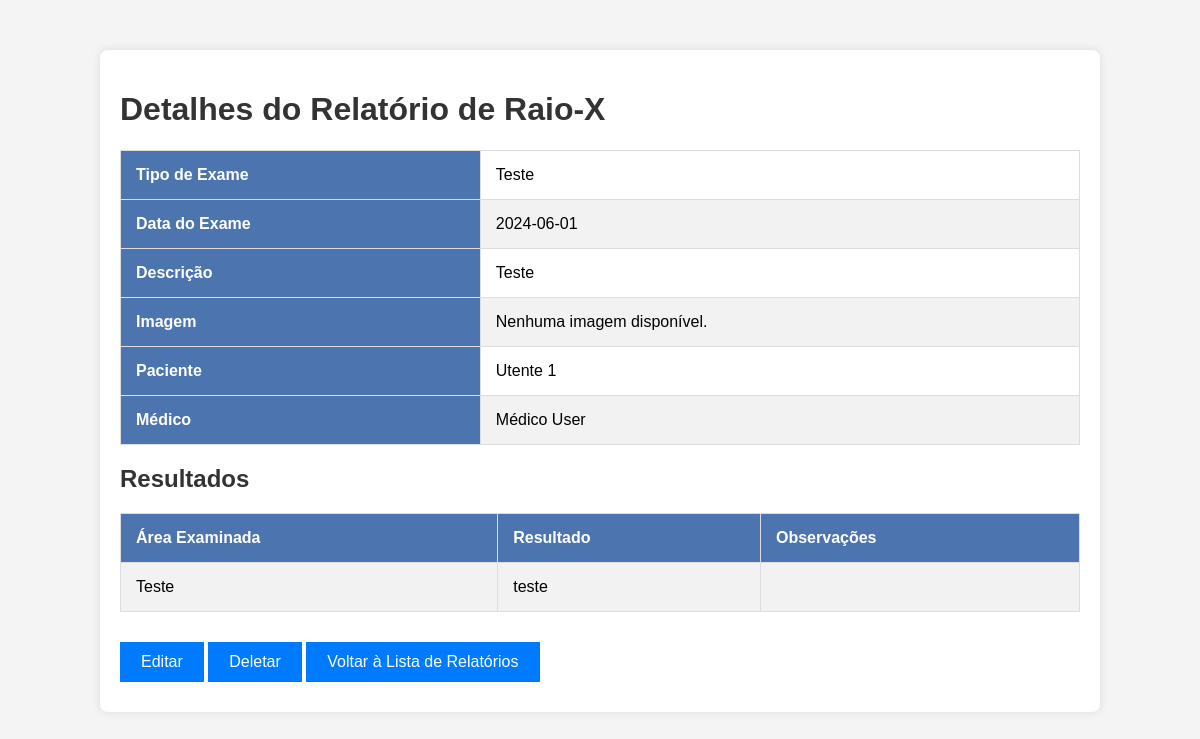
Page /relatorio/1 (signed in) on the earlier database version.
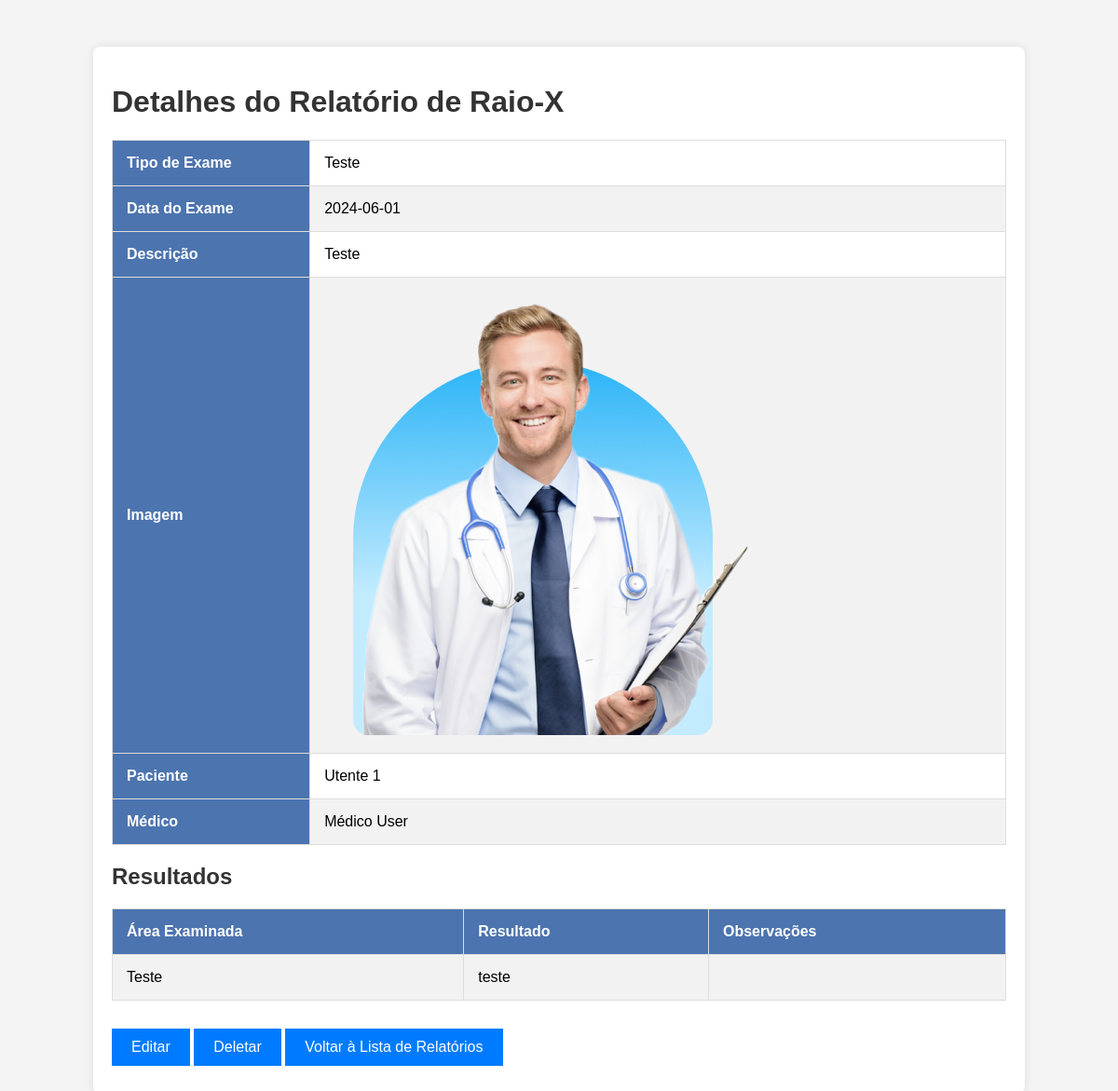
Same page on the later database version.
### app/models.py (models this page shows, shortened)
class RelatorioRaioX(db.Model):
    __tablename__ = 'relatorio_raiox'
    id = db.Column(db.Integer, primary_key=True, autoincrement=True)
    tipo_exame = db.Column(db.String(100), nullable=False)
    data_exame = db.Column(db.Date, nullable=False)
    descricao = db.Column(db.String(255), nullable=False)
    imagem_url = db.Column(db.String(255), nullable=True)
    paciente_id = db.Column(db.Integer, db.ForeignKey('UserInfo.user_id'), nullable=False)
    medico_id = db.Column(db.Integer, db.ForeignKey('User.id'), nullable=False)
    paciente = db.relationship('UserInfo', back_populates='relatorios_paciente', foreign_keys=[paciente_id])
    medico = db.relationship('User', back_populates='relatorios_medico', foreign_keys=[medico_id])
    resultados = db.relationship('Resultado', back_populates='relatorio', cascade="all, delete-orphan")

### app/routes.py (the view)
@main.route('/relatorio/<int:id>')
@roles_required('Utente', 'Administrador', 'Médico', 'TSDT')
def relatorio_detail(id):
    relatorio = RelatorioRaioX.query.get_or_404(id)
    user_id = session['user']['id']
    user = User.query.get_or_404(user_id)
    return render_template('relatorio_detail.html', relatorio=relatorio, user=user)

### app/routes.py (called while the page is built)
def roles_required(*roles):
    def wrapper(fn):
        @wraps(fn)
        def decorated_view(*args, **kwargs):
            if 'user' not in session:
                flash('Por favor, faça login para acessar esta página.', 'warning')
                return redirect(url_for('main.login'))
            if session['user']['role'] not in roles:
                flash('Você não tem permissão para acessar esta página.', 'danger')
                return redirect(url_for('main.home'))
            return fn(*args, **kwargs)
        decorated_view.__name__ = fn.__name__
        return decorated_view
    return wrapper

### app/templates/relatorio_detail.html (shortened to what this page needs)
<!DOCTYPE html>
<html lang="en">
<head>
    <link rel="stylesheet" type="text/css" href="{{ url_for('static', filename='css/style.css') }}">
</head>
<body>
    <div class="container">
        <h1>Detalhes do Relatório de Raio-X</h1>
        <table class="info-table">
            <tr>
                <th>Tipo de Exame</th>
                <td>{{ relatorio.tipo_exame }}</td>
            </tr>
            <tr>
                <th>Data do Exame</th>
                <td>{{ relatorio.data_exame }}</td>
            </tr>
            <tr>
                <th>Descrição</th>
                <td>{{ relatorio.descricao }}</td>
            </tr>
            <tr>
                <th>Imagem</th>
                <td>
                    {% if relatorio.imagem_url %}
                    <img src="{{ relatorio.imagem_url }}" alt="Imagem de Raio-X">
                    {% else %}
                    Nenhuma imagem disponível.
                    {% endif %}
                </td>
            </tr>
            <tr>
                <th>Paciente</th>
                <td>{{ relatorio.paciente.user.nome }}</td>
            </tr>
            <tr>
                <th>Médico</th>
                <td>{{ relatorio.medico.nome }}</td>
            </tr>
        </table>
        <h2>Resultados</h2>
        <table class="results-table">
            <tr>
                <th>Área Examinada</th>
                <th>Resultado</th>
                <th>Observações</th>
            </tr>
            {% for resultado in relatorio.resultados %}
            <tr>
                <td>{{ resultado.area_examinada }}</td>
                <td>{{ resultado.resultado }}</td>
                <td>{{ resultado.observacoes }}</td>
            </tr>
            {% endfor %}
        </table>
        <a href="{{ url_for('main.edit_relatorio', id=relatorio.id) }}" class="btn">Editar</a>
        <form action="{{ url_for('main.delete_relatorio', id=relatorio.id) }}" method="POST" style="display:inline;">
            <button type="submit" class="btn" onclick="return confirm('Tem certeza de que deseja deletar este relatório?');">Deletar</button>
        </form>
        <a href="{{ url_for('main.relatorios_list') }}" class="btn">Voltar à Lista de Relatórios</a>
    </div>
</body>
</html>

Differences in the rows shown:
changed RelatorioRaioX "Teste": imagem_url: picture added
Other differences:
text no longer shown: "Nenhuma imagem disponível."
